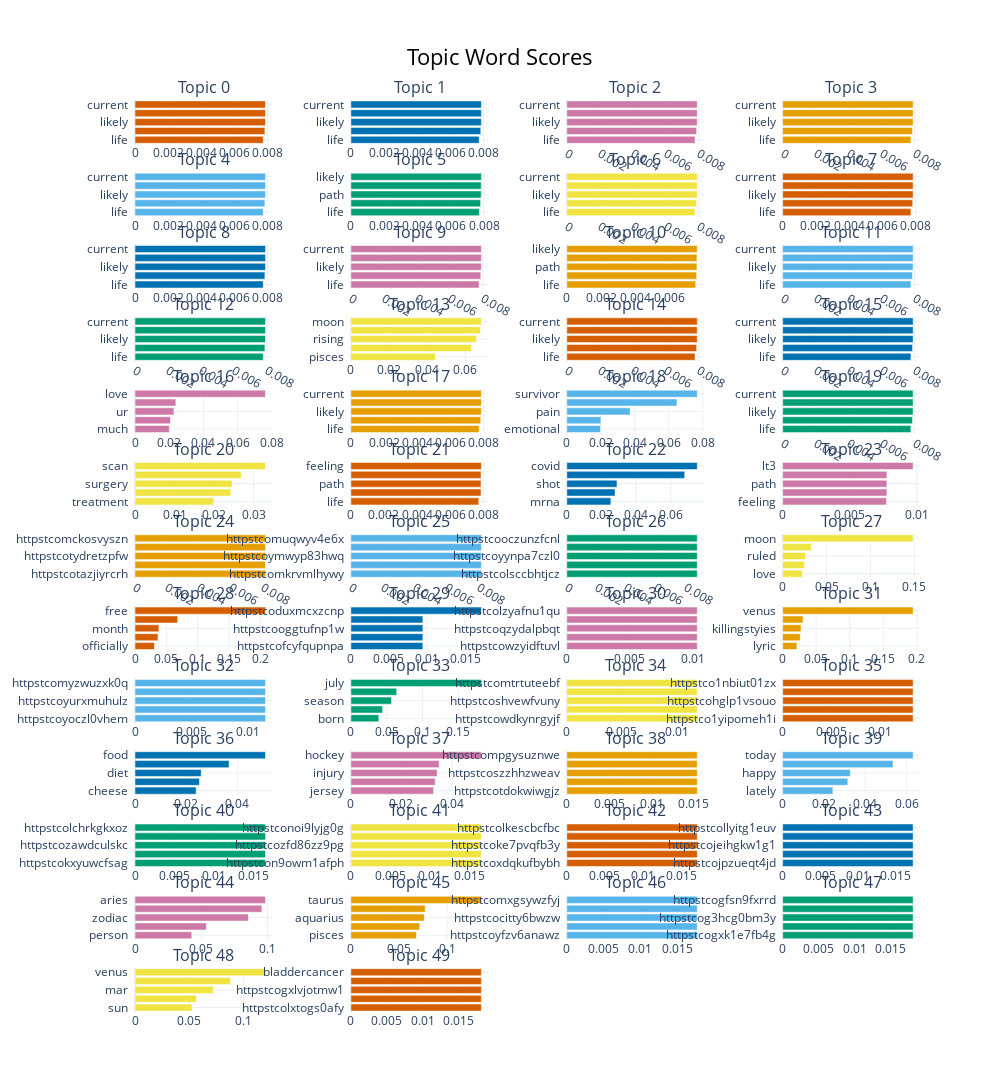

Notebook code cell kept with this figure:
### Code cell
## POSITIVE TOPICS
word_vectors = KeyedVectors.load_word2vec_format('/labs/sarkerlab/srajwal/BC project/GoogleNews-vectors-negative300.bin', binary=True)
df_stanford = df[df['stanza_sentiment'] >= 1.5].copy()  # Filter Tweets with positive sentiments
df_stanford = df_stanford.reset_index(drop=True)
print(f"df shape after >=1.5 sentiment score: {df_stanford.shape}")

# Filter posts that contain treatment side-effect / negative keywords
treatment_bc_negative_keywords = ["treatment","medication","medicine","med","tablets","side effect","reaction","drug","tamoxifen","chemo","mental","emotion",
                     "lump","pain","sleep","docetaxel","oncologist","doc" "stop"]  # Keywords based on literature review of Pub_med papers (reference in main article)
print("Starting similary function now")
# Function to find similar words in a text
# def find_similar_words(text, word_vectors, uncertainty_words, threshold=0.5):
def find_similar_words(index, text, word_vectors, uncertainty_words, threshold=0.5):
    similar_words = []
    unc_words = []
    # print(f"Processing row index: {index}",flush=True)  # Print the current row index
    for word in text.lower().split():
        if word in word_vectors:
            word_embedding = word_vectors[word]
            for unc_word in uncertainty_words:
                if unc_word in word_vectors:
                    unc_embedding = word_vectors[unc_word]
                    similarity = cosine_similarity([word_embedding], [unc_embedding])[0][0]
                    if similarity > threshold:
                        similar_words.append(word)
                        similar_words.append(unc_word)
                        break
    return similar_words

df_stanford['similar_uncertainty_words'] = [find_similar_words(idx, row['text'], word_vectors, treatment_bc_negative_keywords) for idx, row in df_stanford.iterrows()]
df_stanford = df_stanford[df_stanford['similar_uncertainty_words'].str.len() > 0].copy()
print(f"df_stanford.shape: {df_stanford.shape}",flush=True)
self_reported_texts = df_stanford['text'].to_list() # 'text' is preprocessed and 'original_text' is not
topic_model = BERTopic(verbose=True)
topics, probs = topic_model.fit_transform(self_reported_texts)
topic_model.visualize_barchart(top_n_topics=50) # Visualize Topic Modelling Figure

### Figure 1 — Plotly figure (JSON) as saved in the notebook; plotly's stock layout.template omitted (floating-point values rounded to 4 significant figures)
{"data": [{"marker": {"color": "#D55E00"}, "orientation": "h", "type": "bar", "x": [0.007741, 0.00784, 0.007875, 0.007876, 0.007876], "xaxis": "x", "y": ["life  ", "feeling  ", "likely  ", "path  ", "current  "], "yaxis": "y"}, {"marker": {"color": "#0072B2"}, "orientation": "h", "type": "bar", "x": [0.007735, 0.007833, 0.007868, 0.007869, 0.007869], "xaxis": "x2", "y": ["life  ", "feeling  ", "likely  ", "path  ", "current  "], "yaxis": "y2"}, {"marker": {"color": "#CC79A7"}, "orientation": "h", "type": "bar", "x": [0.007777, 0.007876, 0.007912, 0.007912, 0.007913], "xaxis": "x3", "y": ["life  ", "feeling  ", "likely  ", "path  ", "current  "], "yaxis": "y3"}, {"marker": {"color": "#E69F00"}, "orientation": "h", "type": "bar", "x": [0.007777, 0.007876, 0.007912, 0.007912, 0.007913], "xaxis": "x4", "y": ["life  ", "feeling  ", "likely  ", "path  ", "current  "], "yaxis": "y4"}, {"marker": {"color": "#56B4E9"}, "orientation": "h", "type": "bar", "x": [0.007761, 0.00786, 0.007895, 0.007896, 0.007897], "xaxis": "x5", "y": ["life  ", "feeling  ", "likely  ", "path  ", "current  "], "yaxis": "y5"}, {"marker": {"color": "#009E73"}, "orientation": "h", "type": "bar", "x": [0.007704, 0.007781, 0.007816, 0.007817, 0.007826], "xaxis": "x6", "y": ["life  ", "feeling  ", "path  ", "current  ", "likely  "], "yaxis": "y6"}, {"marker": {"color": "#F0E442"}, "orientation": "h", "type": "bar", "x": [0.007777, 0.007876, 0.007912, 0.007912, 0.007913], "xaxis": "x7", "y": ["life  ", "feeling  ", "likely  ", "path  ", "current  "], "yaxis": "y7"}, {"marker": {"color": "#D55E00"}, "orientation": "h", "type": "bar", "x": [0.007702, 0.007812, 0.007835, 0.007835, 0.007836], "xaxis": "x8", "y": ["life  ", "feeling  ", "likely  ", "path  ", "current  "], "yaxis": "y8"}, {"marker": {"color": "#0072B2"}, "orientation": "h", "type": "bar", "x": [0.00775, 0.007849, 0.007884, 0.007885, 0.007885], "xaxis": "x9", "y": ["life  ", "feeling  ", "likely  ", "path  ", "current  "], "yaxis": "y9"}, {"marker": {"color": "#CC79A7"}, "orientation": "h", "type": "bar", "x": [0.007777, 0.007876, 0.007912, 0.007912, 0.007913], "xaxis": "x10", "y": ["life  ", "feeling  ", "likely  ", "path  ", "current  "], "yaxis": "y10"}, {"marker": {"color": "#E69F00"}, "orientation": "h", "type": "bar", "x": [0.007508, 0.007564, 0.007579, 0.00758, 0.007598], "xaxis": "x11", "y": ["life  ", "feeling  ", "path  ", "current  ", "likely  "], "yaxis": "y11"}, {"marker": {"color": "#56B4E9"}, "orientation": "h", "type": "bar", "x": [0.007777, 0.007876, 0.007912, 0.007912, 0.007913], "xaxis": "x12", "y": ["life  ", "feeling  ", "likely  ", "path  ", "current  "], "yaxis": "y12"}, {"marker": {"color": "#009E73"}, "orientation": "h", "type": "bar", "x": [0.007777, 0.007876, 0.007912, 0.007912, 0.007913], "xaxis": "x13", "y": ["life  ", "feeling  ", "likely  ", "path  ", "current  "], "yaxis": "y13"}, {"marker": {"color": "#F0E442"}, "orientation": "h", "type": "bar", "x": [0.0443, 0.06318, 0.06581, 0.06786, 0.06833], "xaxis": "x14", "y": ["pisces  ", "scorpio  ", "rising  ", "sun  ", "moon  "], "yaxis": "y14"}, {"marker": {"color": "#D55E00"}, "orientation": "h", "type": "bar", "x": [0.007777, 0.007876, 0.007912, 0.007912, 0.007913], "xaxis": "x15", "y": ["life  ", "feeling  ", "likely  ", "path  ", "current  "], "yaxis": "y15"}, {"marker": {"color": "#0072B2"}, "orientation": "h", "type": "bar", "x": [0.007777, 0.007876, 0.007912, 0.007912, 0.007913], "xaxis": "x16", "y": ["life  ", "feeling  ", "likely  ", "path  ", "current  "], "yaxis": "y16"}, {"marker": {"color": "#CC79A7"}, "orientation": "h", "type": "bar", "x": [0.02007, 0.02071, 0.02274, 0.02387, 0.07627], "xaxis": "x17", "y": ["much  ", "yall  ", "ur  ", "like  ", "love  "], "yaxis": "y17"}, {"marker": {"color": "#E69F00"}, "orientation": "h", "type": "bar", "x": [0.007727, 0.007825, 0.007861, 0.007861, 0.007862], "xaxis": "x18", "y": ["life  ", "feeling  ", "likely  ", "path  ", "current  "], "yaxis": "y18"}, {"marker": {"color": "#56B4E9"}, "orientation": "h", "type": "bar", "x": [0.01987, 0.0201, 0.03733, 0.06487, 0.07682], "xaxis": "x19", "y": ["emotional  ", "helen  ", "pain  ", "trauma  ", "survivor  "], "yaxis": "y19"}, {"marker": {"color": "#009E73"}, "orientation": "h", "type": "bar", "x": [0.007777, 0.007876, 0.007912, 0.007912, 0.007913], "xaxis": "x20", "y": ["life  ", "feeling  ", "likely  ", "path  ", "current  "], "yaxis": "y20"}, {"marker": {"color": "#F0E442"}, "orientation": "h", "type": "bar", "x": [0.0199, 0.02421, 0.02452, 0.02688, 0.03301], "xaxis": "x21", "y": ["treatment  ", "hospital  ", "surgery  ", "biopsy  ", "scan  "], "yaxis": "y21"}, {"marker": {"color": "#D55E00"}, "orientation": "h", "type": "bar", "x": [0.007726, 0.007859, 0.00786, 0.007861, 0.007884], "xaxis": "x22", "y": ["life  ", "likely  ", "path  ", "current  ", "feeling  "], "yaxis": "y22"}, {"marker": {"color": "#0072B2"}, "orientation": "h", "type": "bar", "x": [0.02548, 0.02788, 0.02901, 0.06811, 0.07536], "xaxis": "x23", "y": ["mrna  ", "covid19  ", "shot  ", "vaccine  ", "covid  "], "yaxis": "y23"}, {"marker": {"color": "#CC79A7"}, "orientation": "h", "type": "bar", "x": [0.007739, 0.007774, 0.007774, 0.007775, 0.009731], "xaxis": "x24", "y": ["feeling  ", "likely  ", "path  ", "current  ", "lt3  "], "yaxis": "y24"}, {"marker": {"color": "#E69F00"}, "orientation": "h", "type": "bar", "x": [0.008169, 0.008169, 0.008169, 0.008169, 0.008169], "xaxis": "x25", "y": ["httpstcotazjiyrcrh  ", "httpstcolkzjinpdyn  ", "httpstcotydretzpfw  ", "httpstcolsldwbpayz  ", "httpstcomckosvyszn  "], "yaxis": "y25"}, {"marker": {"color": "#56B4E9"}, "orientation": "h", "type": "bar", "x": [0.008169, 0.008169, 0.008169, 0.008169, 0.008169], "xaxis": "x26", "y": ["httpstcomkrvmlhywy  ", "httpstcoswypz5ayza  ", "httpstcoymwyp83hwq  ", "httpstcomkwy4vi6ss  ", "httpstcomuqwyv4e6x  "], "yaxis": "y26"}, {"marker": {"color": "#009E73"}, "orientation": "h", "type": "bar", "x": [0.008739, 0.008739, 0.008739, 0.008739, 0.008739], "xaxis": "x27", "y": ["httpstcolsccbhtjcz  ", "httpstcoss6umczdhe  ", "httpstcoyynpa7czl0  ", "httpstcomgpf4czo5a  ", "httpstcooczunzfcnl  "], "yaxis": "y27"}, {"marker": {"color": "#F0E442"}, "orientation": "h", "type": "bar", "x": [0.02256, 0.02504, 0.0262, 0.03263, 0.1486], "xaxis": "x28", "y": ["love  ", "sun  ", "ruled  ", "feel  ", "moon  "], "yaxis": "y28"}, {"marker": {"color": "#D55E00"}, "orientation": "h", "type": "bar", "x": [0.03105, 0.03662, 0.03807, 0.06805, 0.2079], "xaxis": "x29", "y": ["officially  ", "god  ", "month  ", "year  ", "free  "], "yaxis": "y29"}, {"marker": {"color": "#0072B2"}, "orientation": "h", "type": "bar", "x": [0.009455, 0.009455, 0.009455, 0.009455, 0.01714], "xaxis": "x30", "y": ["httpstcofcyfqupnpa  ", "httpstcoqnpuq7kyk7  ", "httpstcooggtufnp1w  ", "httpstcon1cuxe6npy  ", "httpstcoduxmcxzcnp  "], "yaxis": "y30"}, {"marker": {"color": "#CC79A7"}, "orientation": "h", "type": "bar", "x": [0.01037, 0.01037, 0.01037, 0.01037, 0.01037], "xaxis": "x31", "y": ["httpstcowzyidftuvl  ", "httpstcoxhczmdzygn  ", "httpstcoqzydalpbqt  ", "httpstcol8lvfy7zyx  ", "httpstcolzyafnu1qu  "], "yaxis": "y31"}, {"marker": {"color": "#E69F00"}, "orientation": "h", "type": "bar", "x": [0.0213, 0.02622, 0.02749, 0.03037, 0.1944], "xaxis": "x32", "y": ["lyric  ", "lol  ", "killingstyies  ", "love  ", "venus  "], "yaxis": "y32"}, {"marker": {"color": "#56B4E9"}, "orientation": "h", "type": "bar", "x": [0.01152, 0.01152, 0.01152, 0.01152, 0.01152], "xaxis": "x33", "y": ["httpstcoyoczl0vhem  ", "httpstcorvinvszmlz  ", "httpstcoyurxmuhulz  ", "tomrow  ", "httpstcomyzwuzxk0q  "], "yaxis": "y33"}, {"marker": {"color": "#009E73"}, "orientation": "h", "type": "bar", "x": [0.03901, 0.04425, 0.0567, 0.06391, 0.1821], "xaxis": "x34", "y": ["born  ", "im  ", "season  ", "june  ", "july  "], "yaxis": "y34"}, {"marker": {"color": "#F0E442"}, "orientation": "h", "type": "bar", "x": [0.01183, 0.01183, 0.01183, 0.01183, 0.01183], "xaxis": "x35", "y": ["httpstcowdkynrgyjf  ", "httpstcowdkdjwaoyf  ", "httpstcoshvewfvuny  ", "httpstcomrmjyjxikf  ", "httpstcomtrtuteebf  "], "yaxis": "y35"}, {"marker": {"color": "#D55E00"}, "orientation": "h", "type": "bar", "x": [0.01338, 0.01338, 0.01338, 0.01338, 0.01338], "xaxis": "x36", "y": ["httpstco1yipomeh1i  ", "httpstcoec3wyxxo1z  ", "httpstcohglp1vsouo  ", "httpstco1lsabah0zf  ", "httpstco1nbiut01zx  "], "yaxis": "y36"}, {"marker": {"color": "#0072B2"}, "orientation": "h", "type": "bar", "x": [0.02388, 0.02518, 0.02586, 0.03675, 0.051], "xaxis": "x37", "y": ["cheese  ", "cook  ", "diet  ", "recipe  ", "food  "], "yaxis": "y37"}, {"marker": {"color": "#CC79A7"}, "orientation": "h", "type": "bar", "x": [0.0327, 0.03338, 0.03413, 0.03492, 0.05163], "xaxis": "x38", "y": ["jersey  ", "jamesconner  ", "injury  ", "james  ", "hockey  "], "yaxis": "y38"}, {"marker": {"color": "#E69F00"}, "orientation": "h", "type": "bar", "x": [0.01538, 0.01538, 0.01538, 0.01538, 0.01538], "xaxis": "x39", "y": ["httpstcotdokwiwgjz  ", "httpstcouzabgtmxrz  ", "httpstcoszzhhzweav  ", "httpstcokzjwoqywgm  ", "httpstcompgysuznwe  "], "yaxis": "y39"}, {"marker": {"color": "#56B4E9"}, "orientation": "h", "type": "bar", "x": [0.02433, 0.03156, 0.03277, 0.0534, 0.06315], "xaxis": "x40", "y": ["lately  ", "day  ", "happy  ", "feel  ", "today  "], "yaxis": "y40"}, {"marker": {"color": "#009E73"}, "orientation": "h", "type": "bar", "x": [0.01648, 0.01648, 0.01648, 0.01648, 0.01648], "xaxis": "x41", "y": ["httpstcokxyuwcfsag  ", "httpstcoylskcjnabl  ", "httpstcozawdculskc  ", "httpstcoxftngcuklc  ", "httpstcolchrkgkxoz  "], "yaxis": "y41"}, {"marker": {"color": "#F0E442"}, "orientation": "h", "type": "bar", "x": [0.01648, 0.01648, 0.01648, 0.01648, 0.01648], "xaxis": "x42", "y": ["httpstcon9owm1afph  ", "httpstcoywfu0te5p9  ", "httpstcozfd86zz9pg  ", "httpstcoytsbyqn57p  ", "httpstconoi9lyjg0g  "], "yaxis": "y42"}, {"marker": {"color": "#D55E00"}, "orientation": "h", "type": "bar", "x": [0.01709, 0.01709, 0.01709, 0.01709, 0.01709], "xaxis": "x43", "y": ["httpstcoxdqkufbybh  ", "httpstcoy1wfbramxe  ", "httpstcoke7pvqfb3y  ", "httpstcowp7zrq0cfb  ", "httpstcolkescbcfbc  "], "yaxis": "y43"}, {"marker": {"color": "#0072B2"}, "orientation": "h", "type": "bar", "x": [0.01742, 0.01742, 0.01742, 0.01742, 0.01742], "xaxis": "x44", "y": ["httpstcojpzueqt4jd  ", "httpstcoyqaywg1la1  ", "httpstcojeihgkw1g1  ", "httpstcowb1fmvxijt  ", "httpstcollyitg1euv  "], "yaxis": "y44"}, {"marker": {"color": "#CC79A7"}, "orientation": "h", "type": "bar", "x": [0.04282, 0.05384, 0.08565, 0.09572, 0.09847], "xaxis": "x45", "y": ["person  ", "sign  ", "zodiac  ", "gemini  ", "aries  "], "yaxis": "y45"}, {"marker": {"color": "#E69F00"}, "orientation": "h", "type": "bar", "x": [0.06813, 0.07157, 0.07631, 0.07731, 0.1357], "xaxis": "x46", "y": ["pisces  ", "capricorn  ", "aquarius  ", "sagittarius  ", "taurus  "], "yaxis": "y46"}, {"marker": {"color": "#56B4E9"}, "orientation": "h", "type": "bar", "x": [0.01775, 0.01775, 0.01775, 0.01775, 0.01775], "xaxis": "x47", "y": ["httpstcoyfzv6anawz  ", "httpstcoksig67tflz  ", "httpstcocitty6bwzw  ", "httpstcoxtgzjhhslw  ", "httpstcomxgsywzfyj  "], "yaxis": "y47"}, {"marker": {"color": "#009E73"}, "orientation": "h", "type": "bar", "x": [0.0181, 0.0181, 0.0181, 0.0181, 0.0181], "xaxis": "x48", "y": ["httpstcogxk1e7fb4g  ", "httpstcogcef09pltx  ", "httpstcog3hcg0bm3y  ", "httpstcogwpggn6do0  ", "httpstcogfsn9fxrrd  "], "yaxis": "y48"}, {"marker": {"color": "#F0E442"}, "orientation": "h", "type": "bar", "x": [0.05262, 0.05661, 0.0721, 0.08813, 0.1204], "xaxis": "x49", "y": ["sun  ", "leo  ", "mar  ", "mercury  ", "venus  "], "yaxis": "y49"}, {"marker": {"color": "#D55E00"}, "orientation": "h", "type": "bar", "x": [0.01819, 0.01819, 0.01819, 0.01819, 0.01819], "xaxis": "x50", "y": ["httpstcolxtogs0afy  ", "httpstcogxrp0comld  ", "httpstcogxlvjotmw1  ", "httpstcogpcqepteex  ", "bladdercancer  "], "yaxis": "y50"}], "layout": {"annotations": [{"font": {"size": 16}, "showarrow": false, "text": "Topic 0", "x": 0.0875, "xanchor": "center", "xref": "paper", "y": 1.0, "yanchor": "bottom", "yref": "paper"}, {"font": {"size": 16}, "showarrow": false, "text": "Topic 1", "x": 0.3625, "xanchor": "center", "xref": "paper", "y": 1.0, "yanchor": "bottom", "yref": "paper"}, {"font": {"size": 16}, "showarrow": false, "text": "Topic 2", "x": 0.6375, "xanchor": "center", "xref": "paper", "y": 1.0, "yanchor": "bottom", "yref": "paper"}, {"font": {"size": 16}, "showarrow": false, "text": "Topic 3", "x": 0.9125, "xanchor": "center", "xref": "paper", "y": 1.0, "yanchor": "bottom", "yref": "paper"}, {"font": {"size": 16}, "showarrow": false, "text": "Topic 4", "x": 0.0875, "xanchor": "center", "xref": "paper", "y": 0.9207, "yanchor": "bottom", "yref": "paper"}, {"font": {"size": 16}, "showarrow": false, "text": "Topic 5", "x": 0.3625, "xanchor": "center", "xref": "paper", "y": 0.9207, "yanchor": "bottom", "yref": "paper"}, {"font": {"size": 16}, "showarrow": false, "text": "Topic 6", "x": 0.6375, "xanchor": "center", "xref": "paper", "y": 0.9207, "yanchor": "bottom", "yref": "paper"}, {"font": {"size": 16}, "showarrow": false, "text": "Topic 7", "x": 0.9125, "xanchor": "center", "xref": "paper", "y": 0.9207, "yanchor": "bottom", "yref": "paper"}, {"font": {"size": 16}, "showarrow": false, "text": "Topic 8", "x": 0.0875, "xanchor": "center", "xref": "paper", "y": 0.8414, "yanchor": "bottom", "yref": "paper"}, {"font": {"size": 16}, "showarrow": false, "text": "Topic 9", "x": 0.3625, "xanchor": "center", "xref": "paper", "y": 0.8414, "yanchor": "bottom", "yref": "paper"}, {"font": {"size": 16}, "showarrow": false, "text": "Topic 10", "x": 0.6375, "xanchor": "center", "xref": "paper", "y": 0.8414, "yanchor": "bottom", "yref": "paper"}, {"font": {"size": 16}, "showarrow": false, "text": "Topic 11", "x": 0.9125, "xanchor": "center", "xref": "paper", "y": 0.8414, "yanchor": "bottom", "yref": "paper"}, {"font": {"size": 16}, "showarrow": false, "text": "Topic 12", "x": 0.0875, "xanchor": "center", "xref": "paper", "y": 0.7621, "yanchor": "bottom", "yref": "paper"}, {"font": {"size": 16}, "showarrow": false, "text": "Topic 13", "x": 0.3625, "xanchor": "center", "xref": "paper", "y": 0.7621, "yanchor": "bottom", "yref": "paper"}, {"font": {"size": 16}, "showarrow": false, "text": "Topic 14", "x": 0.6375, "xanchor": "center", "xref": "paper", "y": 0.7621, "yanchor": "bottom", "yref": "paper"}, {"font": {"size": 16}, "showarrow": false, "text": "Topic 15", "x": 0.9125, "xanchor": "center", "xref": "paper", "y": 0.7621, "yanchor": "bottom", "yref": "paper"}, {"font": {"size": 16}, "showarrow": false, "text": "Topic 16", "x": 0.0875, "xanchor": "center", "xref": "paper", "y": 0.6828, "yanchor": "bottom", "yref": "paper"}, {"font": {"size": 16}, "showarrow": false, "text": "Topic 17", "x": 0.3625, "xanchor": "center", "xref": "paper", "y": 0.6828, "yanchor": "bottom", "yref": "paper"}, {"font": {"size": 16}, "showarrow": false, "text": "Topic 18", "x": 0.6375, "xanchor": "center", "xref": "paper", "y": 0.6828, "yanchor": "bottom", "yref": "paper"}, {"font": {"size": 16}, "showarrow": false, "text": "Topic 19", "x": 0.9125, "xanchor": "center", "xref": "paper", "y": 0.6828, "yanchor": "bottom", "yref": "paper"}, {"font": {"size": 16}, "showarrow": false, "text": "Topic 20", "x": 0.0875, "xanchor": "center", "xref": "paper", "y": 0.6036, "yanchor": "bottom", "yref": "paper"}, {"font": {"size": 16}, "showarrow": false, "text": "Topic 21", "x": 0.3625, "xanchor": "center", "xref": "paper", "y": 0.6036, "yanchor": "bottom", "yref": "paper"}, {"font": {"size": 16}, "showarrow": false, "text": "Topic 22", "x": 0.6375, "xanchor": "center", "xref": "paper", "y": 0.6036, "yanchor": "bottom", "yref": "paper"}, {"font": {"size": 16}, "showarrow": false, "text": "Topic 23", "x": 0.9125, "xanchor": "center", "xref": "paper", "y": 0.6036, "yanchor": "bottom", "yref": "paper"}, {"font": {"size": 16}, "showarrow": false, "text": "Topic 24", "x": 0.0875, "xanchor": "center", "xref": "paper", "y": 0.5243, "yanchor": "bottom", "yref": "paper"}, {"font": {"size": 16}, "showarrow": false, "text": "Topic 25", "x": 0.3625, "xanchor": "center", "xref": "paper", "y": 0.5243, "yanchor": "bottom", "yref": "paper"}, {"font": {"size": 16}, "showarrow": false, "text": "Topic 26", "x": 0.6375, "xanchor": "center", "xref": "paper", "y": 0.5243, "yanchor": "bottom", "yref": "paper"}, {"font": {"size": 16}, "showarrow": false, "text": "Topic 27", "x": 0.9125, "xanchor": "center", "xref": "paper", "y": 0.5243, "yanchor": "bottom", "yref": "paper"}, {"font": {"size": 16}, "showarrow": false, "text": "Topic 28", "x": 0.0875, "xanchor": "center", "xref": "paper", "y": 0.445, "yanchor": "bottom", "yref": "paper"}, {"font": {"size": 16}, "showarrow": false, "text": "Topic 29", "x": 0.3625, "xanchor": "center", "xref": "paper", "y": 0.445, "yanchor": "bottom", "yref": "paper"}, {"font": {"size": 16}, "showarrow": false, "text": "Topic 30", "x": 0.6375, "xanchor": "center", "xref": "paper", "y": 0.445, "yanchor": "bottom", "yref": "paper"}, {"font": {"size": 16}, "showarrow": false, "text": "Topic 31", "x": 0.9125, "xanchor": "center", "xref": "paper", "y": 0.445, "yanchor": "bottom", "yref": "paper"}, {"font": {"size": 16}, "showarrow": false, "text": "Topic 32", "x": 0.0875, "xanchor": "center", "xref": "paper", "y": 0.3657, "yanchor": "bottom", "yref": "paper"}, {"font": {"size": 16}, "showarrow": false, "text": "Topic 33", "x": 0.3625, "xanchor": "center", "xref": "paper", "y": 0.3657, "yanchor": "bottom", "yref": "paper"}, {"font": {"size": 16}, "showarrow": false, "text": "Topic 34", "x": 0.6375, "xanchor": "center", "xref": "paper", "y": 0.3657, "yanchor": "bottom", "yref": "paper"}, {"font": {"size": 16}, "showarrow": false, "text": "Topic 35", "x": 0.9125, "xanchor": "center", "xref": "paper", "y": 0.3657, "yanchor": "bottom", "yref": "paper"}, {"font": {"size": 16}, "showarrow": false, "text": "Topic 36", "x": 0.0875, "xanchor": "center", "xref": "paper", "y": 0.2864, "yanchor": "bottom", "yref": "paper"}, {"font": {"size": 16}, "showarrow": false, "text": "Topic 37", "x": 0.3625, "xanchor": "center", "xref": "paper", "y": 0.2864, "yanchor": "bottom", "yref": "paper"}, {"font": {"size": 16}, "showarrow": false, "text": "Topic 38", "x": 0.6375, "xanchor": "center", "xref": "paper", "y": 0.2864, "yanchor": "bottom", "yref": "paper"}, {"font": {"size": 16}, "showarrow": false, "text": "Topic 39", "x": 0.9125, "xanchor": "center", "xref": "paper", "y": 0.2864, "yanchor": "bottom", "yref": "paper"}, {"font": {"size": 16}, "showarrow": false, "text": "Topic 40", "x": 0.0875, "xanchor": "center", "xref": "paper", "y": 0.2071, "yanchor": "bottom", "yref": "paper"}, {"font": {"size": 16}, "showarrow": false, "text": "Topic 41", "x": 0.3625, "xanchor": "center", "xref": "paper", "y": 0.2071, "yanchor": "bottom", "yref": "paper"}, {"font": {"size": 16}, "showarrow": false, "text": "Topic 42", "x": 0.6375, "xanchor": "center", "xref": "paper", "y": 0.2071, "yanchor": "bottom", "yref": "paper"}, {"font": {"size": 16}, "showarrow": false, "text": "Topic 43", "x": 0.9125, "xanchor": "center", "xref": "paper", "y": 0.2071, "yanchor": "bottom", "yref": "paper"}, {"font": {"size": 16}, "showarrow": false, "text": "Topic 44", "x": 0.0875, "xanchor": "center", "xref": "paper", "y": 0.1278, "yanchor": "bottom", "yref": "paper"}, {"font": {"size": 16}, "showarrow": false, "text": "Topic 45", "x": 0.3625, "xanchor": "center", "xref": "paper", "y": 0.1278, "yanchor": "bottom", "yref": "paper"}, {"font": {"size": 16}, "showarrow": false, "text": "Topic 46", "x": 0.6375, "xanchor": "center", "xref": "paper", "y": 0.1278, "yanchor": "bottom", "yref": "paper"}, {"font": {"size": 16}, "showarrow": false, "text": "Topic 47", "x": 0.9125, "xanchor": "center", "xref": "paper", "y": 0.1278, "yanchor": "bottom", "yref": "paper"}, {"font": {"size": 16}, "showarrow": false, "text": "Topic 48", "x": 0.0875, "xanchor": "center", "xref": "paper", "y": 0.04852, "yanchor": "bottom", "yref": "paper"}, {"font": {"size": 16}, "showarrow": false, "text": "Topic 49", "x": 0.3625, "xanchor": "center", "xref": "paper", "y": 0.04852, "yanchor": "bottom", "yref": "paper"}], "height": 3250, "hoverlabel": {"bgcolor": "white", "font": {"family": "Rockwell", "size": 16}}, "showlegend": false, "title": {"font": {"color": "Black", "size": 22}, "text": "Topic Word Scores", "x": 0.5, "xanchor": "center", "yanchor": "top"}, "width": 1000, "xaxis": {"anchor": "y", "autorange": true, "domain": [0, 0.175], "range": [0, 0.008291], "showgrid": true, "type": "linear"}, "xaxis10": {"anchor": "y10", "autorange": true, "domain": [0.275, 0.45], "range": [0, 0.008329], "showgrid": true, "type": "linear"}, "xaxis11": {"anchor": "y11", "autorange": true, "domain": [0.55, 0.725], "range": [0, 0.007998], "showgrid": true, "type": "linear"}, "xaxis12": {"anchor": "y12", "autorange": true, "domain": [0.825, 1], "range": [0, 0.008329], "showgrid": true, "type": "linear"}, "xaxis13": {"anchor": "y13", "autorange": true, "domain": [0, 0.175], "range": [0, 0.008329], "showgrid": true, "type": "linear"}, "xaxis14": {"anchor": "y14", "autorange": true, "domain": [0.275, 0.45], "range": [0, 0.07193], "showgrid": true, "type": "linear"}, "xaxis15": {"anchor": "y15", "autorange": true, "domain": [0.55, 0.725], "range": [0, 0.008329], "showgrid": true, "type": "linear"}, "xaxis16": {"anchor": "y16", "autorange": true, "domain": [0.825, 1], "range": [0, 0.008329], "showgrid": true, "type": "linear"}, "xaxis17": {"anchor": "y17", "autorange": true, "domain": [0, 0.175], "range": [0, 0.08029], "showgrid": true, "type": "linear"}, "xaxis18": {"anchor": "y18", "autorange": true, "domain": [0.275, 0.45], "range": [0, 0.008276], "showgrid": true, "type": "linear"}, "xaxis19": {"anchor": "y19", "autorange": true, "domain": [0.55, 0.725], "range": [0, 0.08086], "showgrid": true, "type": "linear"}, "xaxis2": {"anchor": "y2", "autorange": true, "domain": [0.275, 0.45], "range": [0, 0.008284], "showgrid": true, "type": "linear"}, "xaxis20": {"anchor": "y20", "autorange": true, "domain": [0.825, 1], "range": [0, 0.008329], "showgrid": true, "type": "linear"}, "xaxis21": {"anchor": "y21", "autorange": true, "domain": [0, 0.175], "range": [0, 0.03474], "showgrid": true, "type": "linear"}, "xaxis22": {"anchor": "y22", "autorange": true, "domain": [0.275, 0.45], "range": [0, 0.008299], "showgrid": true, "type": "linear"}, "xaxis23": {"anchor": "y23", "autorange": true, "domain": [0.55, 0.725], "range": [0, 0.07933], "showgrid": true, "type": "linear"}, "xaxis24": {"anchor": "y24", "autorange": true, "domain": [0.825, 1], "range": [0, 0.01024], "showgrid": true, "type": "linear"}, "xaxis25": {"anchor": "y25", "autorange": true, "domain": [0, 0.175], "range": [0, 0.008599], "showgrid": true, "type": "linear"}, "xaxis26": {"anchor": "y26", "autorange": true, "domain": [0.275, 0.45], "range": [0, 0.008599], "showgrid": true, "type": "linear"}, "xaxis27": {"anchor": "y27", "autorange": true, "domain": [0.55, 0.725], "range": [0, 0.009199], "showgrid": true, "type": "linear"}, "xaxis28": {"anchor": "y28", "autorange": true, "domain": [0.825, 1], "range": [0, 0.1565], "showgrid": true, "type": "linear"}, "xaxis29": {"anchor": "y29", "autorange": true, "domain": [0, 0.175], "range": [0, 0.2189], "showgrid": true, "type": "linear"}, "xaxis3": {"anchor": "y3", "autorange": true, "domain": [0.55, 0.725], "range": [0, 0.008329], "showgrid": true, "type": "linear"}, "xaxis30": {"anchor": "y30", "autorange": true, "domain": [0.275, 0.45], "range": [0, 0.01804], "showgrid": true, "type": "linear"}, "xaxis31": {"anchor": "y31", "autorange": true, "domain": [0.55, 0.725], "range": [0, 0.01092], "showgrid": true, "type": "linear"}, "xaxis32": {"anchor": "y32", "autorange": true, "domain": [0.825, 1], "range": [0, 0.2046], "showgrid": true, "type": "linear"}, "xaxis33": {"anchor": "y33", "autorange": true, "domain": [0, 0.175], "range": [0, 0.01213], "showgrid": true, "type": "linear"}, "xaxis34": {"anchor": "y34", "autorange": true, "domain": [0.275, 0.45], "range": [0, 0.1917], "showgrid": true, "type": "linear"}, "xaxis35": {"anchor": "y35", "autorange": true, "domain": [0.55, 0.725], "range": [0, 0.01246], "showgrid": true, "type": "linear"}, "xaxis36": {"anchor": "y36", "autorange": true, "domain": [0.825, 1], "range": [0, 0.01408], "showgrid": true, "type": "linear"}, "xaxis37": {"anchor": "y37", "autorange": true, "domain": [0, 0.175], "range": [0, 0.05368], "showgrid": true, "type": "linear"}, "xaxis38": {"anchor": "y38", "autorange": true, "domain": [0.275, 0.45], "range": [0, 0.05434], "showgrid": true, "type": "linear"}, "xaxis39": {"anchor": "y39", "autorange": true, "domain": [0.55, 0.725], "range": [0, 0.01619], "showgrid": true, "type": "linear"}, "xaxis4": {"anchor": "y4", "autorange": true, "domain": [0.825, 1], "range": [0, 0.008329], "showgrid": true, "type": "linear"}, "xaxis40": {"anchor": "y40", "autorange": true, "domain": [0.825, 1], "range": [0, 0.06647], "showgrid": true, "type": "linear"}, "xaxis41": {"anchor": "y41", "autorange": true, "domain": [0, 0.175], "range": [0, 0.01735], "showgrid": true, "type": "linear"}, "xaxis42": {"anchor": "y42", "autorange": true, "domain": [0.275, 0.45], "range": [0, 0.01735], "showgrid": true, "type": "linear"}, "xaxis43": {"anchor": "y43", "autorange": true, "domain": [0.55, 0.725], "range": [0, 0.01799], "showgrid": true, "type": "linear"}, "xaxis44": {"anchor": "y44", "autorange": true, "domain": [0.825, 1], "range": [0, 0.01833], "showgrid": true, "type": "linear"}, "xaxis45": {"anchor": "y45", "autorange": true, "domain": [0, 0.175], "range": [0, 0.1037], "showgrid": true, "type": "linear"}, "xaxis46": {"anchor": "y46", "autorange": true, "domain": [0.275, 0.45], "range": [0, 0.1429], "showgrid": true, "type": "linear"}, "xaxis47": {"anchor": "y47", "autorange": true, "domain": [0.55, 0.725], "range": [0, 0.01869], "showgrid": true, "type": "linear"}, "xaxis48": {"anchor": "y48", "autorange": true, "domain": [0.825, 1], "range": [0, 0.01905], "showgrid": true, "type": "linear"}, "xaxis49": {"anchor": "y49", "autorange": true, "domain": [0, 0.175], "range": [0, 0.1267], "showgrid": true, "type": "linear"}, "xaxis5": {"anchor": "y5", "autorange": true, "domain": [0, 0.175], "range": [0, 0.008312], "showgrid": true, "type": "linear"}, "xaxis50": {"anchor": "y50", "autorange": true, "domain": [0.275, 0.45], "range": [0, 0.01915], "showgrid": true, "type": "linear"}, "xaxis51": {"anchor": "y51", "domain": [0.55, 0.725], "showgrid": true}, "xaxis52": {"anchor": "y52", "domain": [0.825, 1], "showgrid": true}, "xaxis6": {"anchor": "y6", "autorange": true, "domain": [0.275, 0.45], "range": [0, 0.008238], "showgrid": true, "type": "linear"}, "xaxis7": {"anchor": "y7", "autorange": true, "domain": [0.55, 0.725], "range": [0, 0.008329], "showgrid": true, "type": "linear"}, "xaxis8": {"anchor": "y8", "autorange": true, "domain": [0.825, 1], "range": [0, 0.008248], "showgrid": true, "type": "linear"}, "xaxis9": {"anchor": "y9", "autorange": true, "domain": [0, 0.175], "range": [0, 0.0083], "showgrid": true, "type": "linear"}, "yaxis": {"anchor": "x", "autorange": true, "domain": [0.9515, 1.0], "range": [-0.5, 4.5], "showgrid": true, "type": "category"}, "yaxis10": {"anchor": "x10", "autorange": true, "domain": [0.7929, 0.8414], "range": [-0.5, 4.5], "showgrid": true, "type": "category"}, "yaxis11": {"anchor": "x11", "autorange": true, "domain": [0.7929, 0.8414], "range": [-0.5, 4.5], "showgrid": true, "type": "category"}, "yaxis12": {"anchor": "x12", "autorange": true, "domain": [0.7929, 0.8414], "range": [-0.5, 4.5], "showgrid": true, "type": "category"}, "yaxis13": {"anchor": "x13", "autorange": true, "domain": [0.7136, 0.7621], "range": [-0.5, 4.5], "showgrid": true, "type": "category"}, "yaxis14": {"anchor": "x14", "autorange": true, "domain": [0.7136, 0.7621], "range": [-0.5, 4.5], "showgrid": true, "type": "category"}, "yaxis15": {"anchor": "x15", "autorange": true, "domain": [0.7136, 0.7621], "range": [-0.5, 4.5], "showgrid": true, "type": "category"}, "yaxis16": {"anchor": "x16", "autorange": true, "domain": [0.7136, 0.7621], "range": [-0.5, 4.5], "showgrid": true, "type": "category"}, "yaxis17": {"anchor": "x17", "autorange": true, "domain": [0.6343, 0.6828], "range": [-0.5, 4.5], "showgrid": true, "type": "category"}, "yaxis18": {"anchor": "x18", "autorange": true, "domain": [0.6343, 0.6828], "range": [-0.5, 4.5], "showgrid": true, "type": "category"}, "yaxis19": {"anchor": "x19", "autorange": true, "domain": [0.6343, 0.6828], "range": [-0.5, 4.5], "showgrid": true, "type": "category"}, "yaxis2": {"anchor": "x2", "autorange": true, "domain": [0.9515, 1.0], "range": [-0.5, 4.5], "showgrid": true, "type": "category"}, "yaxis20": {"anchor": "x20", "autorange": true, "domain": [0.6343, 0.6828], "range": [-0.5, 4.5], "showgrid": true, "type": "category"}, "yaxis21": {"anchor": "x21", "autorange": true, "domain": [0.555, 0.6036], "range": [-0.5, 4.5], "showgrid": true, "type": "category"}, "yaxis22": {"anchor": "x22", "autorange": true, "domain": [0.555, 0.6036], "range": [-0.5, 4.5], "showgrid": true, "type": "category"}, "yaxis23": {"anchor": "x23", "autorange": true, "domain": [0.555, 0.6036], "range": [-0.5, 4.5], "showgrid": true, "type": "category"}, "yaxis24": {"anchor": "x24", "autorange": true, "domain": [0.555, 0.6036], "range": [-0.5, 4.5], "showgrid": true, "type": "category"}, "yaxis25": {"anchor": "x25", "autorange": true, "domain": [0.4757, 0.5243], "range": [-0.5, 4.5], "showgrid": true, "type": "category"}, "yaxis26": {"anchor": "x26", "autorange": true, "domain": [0.4757, 0.5243], "range": [-0.5, 4.5], "showgrid": true, "type": "category"}, "yaxis27": {"anchor": "x27", "autorange": true, "domain": [0.4757, 0.5243], "range": [-0.5, 4.5], "showgrid": true, "type": "category"}, "yaxis28": {"anchor": "x28", "autorange": true, "domain": [0.4757, 0.5243], "range": [-0.5, 4.5], "showgrid": true, "type": "category"}, "yaxis29": {"anchor": "x29", "autorange": true, "domain": [0.3964, 0.445], "range": [-0.5, 4.5], "showgrid": true, "type": "category"}, "yaxis3": {"anchor": "x3", "autorange": true, "domain": [0.9515, 1.0], "range": [-0.5, 4.5], "showgrid": true, "type": "category"}, "yaxis30": {"anchor": "x30", "autorange": true, "domain": [0.3964, 0.445], "range": [-0.5, 4.5], "showgrid": true, "type": "category"}, "yaxis31": {"anchor": "x31", "autorange": true, "domain": [0.3964, 0.445], "range": [-0.5, 4.5], "showgrid": true, "type": "category"}, "yaxis32": {"anchor": "x32", "autorange": true, "domain": [0.3964, 0.445], "range": [-0.5, 4.5], "showgrid": true, "type": "category"}, "yaxis33": {"anchor": "x33", "autorange": true, "domain": [0.3172, 0.3657], "range": [-0.5, 4.5], "showgrid": true, "type": "category"}, "yaxis34": {"anchor": "x34", "autorange": true, "domain": [0.3172, 0.3657], "range": [-0.5, 4.5], "showgrid": true, "type": "category"}, "yaxis35": {"anchor": "x35", "autorange": true, "domain": [0.3172, 0.3657], "range": [-0.5, 4.5], "showgrid": true, "type": "category"}, "yaxis36": {"anchor": "x36", "autorange": true, "domain": [0.3172, 0.3657], "range": [-0.5, 4.5], "showgrid": true, "type": "category"}, "yaxis37": {"anchor": "x37", "autorange": true, "domain": [0.2379, 0.2864], "range": [-0.5, 4.5], "showgrid": true, "type": "category"}, "yaxis38": {"anchor": "x38", "autorange": true, "domain": [0.2379, 0.2864], "range": [-0.5, 4.5], "showgrid": true, "type": "category"}, "yaxis39": {"anchor": "x39", "autorange": true, "domain": [0.2379, 0.2864], "range": [-0.5, 4.5], "showgrid": true, "type": "category"}, "yaxis4": {"anchor": "x4", "autorange": true, "domain": [0.9515, 1.0], "range": [-0.5, 4.5], "showgrid": true, "type": "category"}, "yaxis40": {"anchor": "x40", "autorange": true, "domain": [0.2379, 0.2864], "range": [-0.5, 4.5], "showgrid": true, "type": "category"}, "yaxis41": {"anchor": "x41", "autorange": true, "domain": [0.1586, 0.2071], "range": [-0.5, 4.5], "showgrid": true, "type": "category"}, "yaxis42": {"anchor": "x42", "autorange": true, "domain": [0.1586, 0.2071], "range": [-0.5, 4.5], "showgrid": true, "type": "category"}, "yaxis43": {"anchor": "x43", "autorange": true, "domain": [0.1586, 0.2071], "range": [-0.5, 4.5], "showgrid": true, "type": "category"}, "yaxis44": {"anchor": "x44", "autorange": true, "domain": [0.1586, 0.2071], "range": [-0.5, 4.5], "showgrid": true, "type": "category"}, "yaxis45": {"anchor": "x45", "autorange": true, "domain": [0.07929, 0.1278], "range": [-0.5, 4.5], "showgrid": true, "type": "category"}, "yaxis46": {"anchor": "x46", "autorange": true, "domain": [0.07929, 0.1278], "range": [-0.5, 4.5], "showgrid": true, "type": "category"}, "yaxis47": {"anchor": "x47", "autorange": true, "domain": [0.07929, 0.1278], "range": [-0.5, 4.5], "showgrid": true, "type": "category"}, "yaxis48": {"anchor": "x48", "autorange": true, "domain": [0.07929, 0.1278], "range": [-0.5, 4.5], "showgrid": true, "type": "category"}, "yaxis49": {"anchor": "x49", "autorange": true, "domain": [0, 0.04852], "range": [-0.5, 4.5], "showgrid": true, "type": "category"}, "yaxis5": {"anchor": "x5", "autorange": true, "domain": [0.8722, 0.9207], "range": [-0.5, 4.5], "showgrid": true, "type": "category"}, "yaxis50": {"anchor": "x50", "autorange": true, "domain": [0, 0.04852], "range": [-0.5, 4.5], "showgrid": true, "type": "category"}, "yaxis51": {"anchor": "x51", "domain": [0, 0.04852], "showgrid": true}, "yaxis52": {"anchor": "x52", "domain": [0, 0.04852], "showgrid": true}, "yaxis6": {"anchor": "x6", "autorange": true, "domain": [0.8722, 0.9207], "range": [-0.5, 4.5], "showgrid": true, "type": "category"}, "yaxis7": {"anchor": "x7", "autorange": true, "domain": [0.8722, 0.9207], "range": [-0.5, 4.5], "showgrid": true, "type": "category"}, "yaxis8": {"anchor": "x8", "autorange": true, "domain": [0.8722, 0.9207], "range": [-0.5, 4.5], "showgrid": true, "type": "category"}, "yaxis9": {"anchor": "x9", "autorange": true, "domain": [0.7929, 0.8414], "range": [-0.5, 4.5], "showgrid": true, "type": "category"}}}
